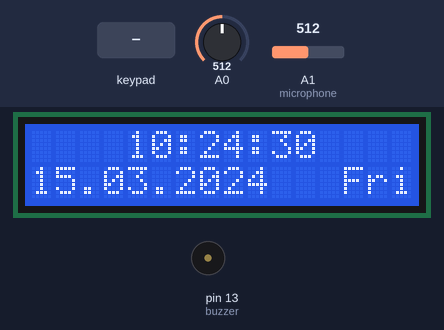
Recording of a sketch running on a simulated Arduino Uno, built with avr-gcc and run on an emulated ATmega328P. On the bench: 16×2 character LCD, buzzer (waves = sounding). The test bench sets the inputs (shaded band); at power-on: A0 = 512, A1 (microphone) = 512. The local clock reads 2024-03-15 10:24:30 at power-on unless the sketch sets it; what the sketch prints to the serial monitor is not drawn.

Above: at 1.06 s.
1.3 s: keypad keys 8 7 6 5 * pressed 0.4 s apart
At 5.0 s:
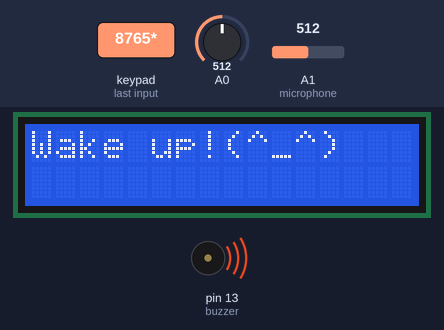
5.2 s: key '#' pressed
At 5.58 s:
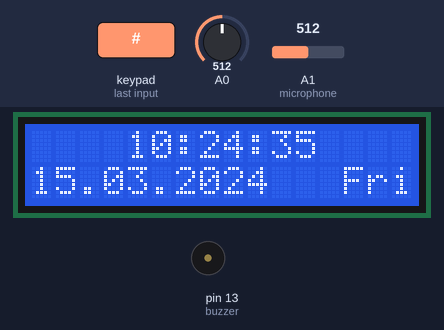
8.2 s: A0 set to 485
At 8.44 s:
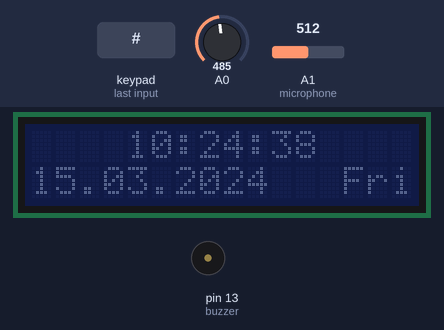
10.4 s: A1 (microphone) set to 1023
13.4 s: keypad keys 1 3 9 7 # pressed 0.4 s apart
At 15.77 s:
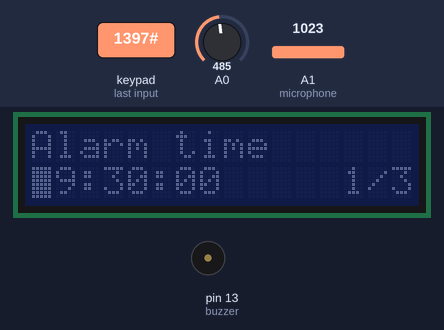
17.1 s: A0 set to 511
At 18.6 s:
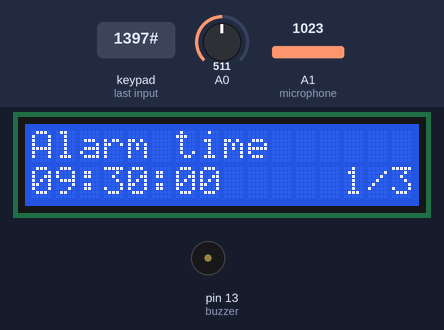
Timing chart, 0 to 20.1 s (numbered marks = the images above; inputs shaded):
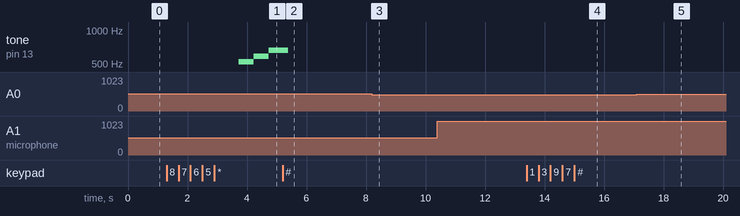

The sketch:

Final_project_106062314.ino
```cpp
#include <Wire.h>
#include <Keypad.h>
#include <LiquidCrystal_I2C.h>
#include <Arduino_FreeRTOS.h>
#include "DS1302.h"
#define KEY_ROWS 4
#define KEY_COLS 4
#define CLOCK 0
#define SETTING 1
#define RINGING 2
#define buzzer 13
#define microphone A1
#define C 523
#define D 587
#define E 659
#define F 698
#define G 783
#define A 880
#define B 987

/* Init DS1302 */
DS1302 rtc(4, 3, 2);

/* Init LCD */
LiquidCrystal_I2C lcd(0x3F, 16, 2);

/* Init Keypad */
char keymap[KEY_ROWS][KEY_COLS] = {
  {'1', '2', '3', 'A'},
  {'4', '5', '6', 'B'},
  {'7', '8', '9', 'C'},
  {'*', '0', '#', 'D'}
};
byte colPins[KEY_COLS] = {8, 7, 6, 5};
byte rowPins[KEY_ROWS] = {12, 11, 10, 9};

Keypad myKeypad = Keypad(makeKeymap(keymap), rowPins, colPins, KEY_ROWS, KEY_COLS);

/* Global Variables */
char WeekdayStr[10] = "";
char DateStr[11] = "";
char TimeStr[10] = "";
char key;
int index = 0;
int page = 0;
bool isMasking = false;
long currentMillis = 0;
long alarmMillis = 0;
int state = CLOCK;
int volume = 0;
int brightness = 0;
char *msg = "Alarm time";
char alarmTimeStr[9] = "09:30:00";
const char maximumTime[9] = "29:59:59";
const byte whiteblock[8] = {B11111, B11111, B11111, B11111, B11111, B11111, B11111, B11111};
const byte hollowblock[8] = {B11111, B10001, B10001, B10001, B10001, B10001, B10001, B11111};
const int music[16] = {C, D, E, F, G, G, A, F, E, E, D, D, C, C, C, C};
int i;

/* Define tasks */
void ControlTask(void);
void DisplayTask(void);
void BuzzerTask(void);

void setup() {
  Serial.begin(9600);
  rtc.halt(false);
  pinMode(buzzer, OUTPUT);
  pinMode(microphone, INPUT);
  lcd.init();
  lcd.backlight();
  lcd.createChar(0, whiteblock);
  lcd.createChar(1, hollowblock);
  /* Set up tasks to run independently */
  xTaskCreate(ControlTask, (const portCHAR *)"CONTROL", 110, NULL, 1, NULL);
  xTaskCreate(DisplayTask, (const portCHAR *)"DISPLAY", 120, NULL, 1, NULL);
  xTaskCreate(BuzzerTask, (const portCHAR *)"BUZZER", 45, NULL, 1, NULL);
}

void loop() {}

void ControlTask() {
  /* Handle all inputs(sensors) */
  for (;;) {
    vTaskDelay(10);
    /* Photo Resistor */
    brightness = analogRead(A0) / 100;
    if (brightness >= 5) lcd.backlight();
    else lcd.noBacklight();
    /* Microphone */
    volume = analogRead(microphone) / 12;
    Serial.println(analogRead(microphone));
    /* Keypad */
    key = myKeypad.getKey();
    switch (state) {
      case CLOCK:
        strcpy(WeekdayStr, rtc.getDOWStr());
        strcpy(DateStr, rtc.getDateStr());
        strcpy(TimeStr, rtc.getTimeStr());
        if (key == '#') {
          state = SETTING;
        }
        if (strcmp(TimeStr, alarmTimeStr) == 0 || key == '*') {
          state = RINGING;
          alarmMillis = millis();
        }
        break;
      case SETTING:
        if (millis() > currentMillis) {
          isMasking = !isMasking;
          if (isMasking) currentMillis = millis() + 800;
          else currentMillis = millis() + 800;
        }
        if (key) {
          if (key == 'B') {
            // Next page
            page = (page + 2) % 3;
            if (page == 0) msg = "Alarm time";
            else if (page == 1) msg = "Volume";
            else if (page == 2) msg = "Brightness";
          }
          else if (key == 'C') {
            // Previous page
            page = (page + 1) % 3;
            if (page == 0) msg = "Alarm time";
            else if (page == 1) msg = "Volume";
            else if (page == 2) msg = "Brightness";
          }
          if (page == 0) {
            if (key == '2') {
              alarmTimeStr[index] = (alarmTimeStr[index] == maximumTime[index]) ? '0' : alarmTimeStr[index] + 1;
            }
            else if (key == '8') {
              alarmTimeStr[index] = (alarmTimeStr[index] == '0') ? maximumTime[index] : alarmTimeStr[index] - 1;
            }
            else if (key == '4' && index > 0) {
              if (index == 3 || index == 6) index -= 2;
              else index--;
              isMasking = true;
              currentMillis = millis() + 800;
            }
            else if (key == '6' && index < 7) {
              if (index == 1 || index == 4) index += 2;
              else index++;
              isMasking = true;
              currentMillis = millis() + 800;
            }
          }
        }
        if (key == '#') {
          state = CLOCK;
        }
        break;
      case RINGING:
        if (key == '#') {
          state = CLOCK;
        }
        break;
    }
  }
}
void DisplayTask() {
  for (;;) {
    vTaskDelay(10);
    switch (state) {
      case CLOCK:
        lcd.clear();
        lcd.setCursor(0, 1);
        lcd.print(DateStr);
        lcd.setCursor(13, 1);
        lcd.print(WeekdayStr);
        lcd.setCursor(4, 0);
        lcd.print(TimeStr);
        break;
      case SETTING:
        lcd.clear();
        lcd.setCursor(0, 0);
        lcd.print(msg);
        lcd.setCursor(0, 1);
        if (page == 0) lcd.print(alarmTimeStr);
        else if (page == 1) {
          for (int i = 0; i < 10; i++) {
            if (i < volume) lcd.write(0);
            else lcd.write(1);
          }
        }
        else if (page == 2) {
          for (int i = 0; i < 10; i++) {
            if (i < brightness) lcd.write(0);
            else lcd.write(1);
          }
        }
        if (page == 0 && isMasking) {
          lcd.setCursor(index, 1);
          lcd.write(0);
        }
        lcd.setCursor(13, 1);
        lcd.print(page + 1);
        lcd.print("/3");
        break;
      case RINGING:
        lcd.clear();
        lcd.setCursor(0, 0);
        lcd.print("Wake up!(^_^)");
        break;
    }
  }
}
void BuzzerTask() {
  for (;;) {
    vTaskDelay(10);
    noTone(buzzer);
    i = 0;
    if(volume > 5) {
      while(i < 16 && state == RINGING){
        if (millis() > alarmMillis + 500){
          tone(buzzer, music[i++]);
          alarmMillis = millis();
        }
      }
    } else {
      while(i < 16 && state == RINGING){
        if (millis() > alarmMillis + 500){
          tone(buzzer, music[i++] / 2);
          alarmMillis = millis();
        }
      }
    }
  }
}
```

Measured:
- the behaviour switches between 500 and 499 on A0 (found by bisection; images 2 and 3)
- after the input at 1.3 s, tone on pin 13 (buzzer): silent → 523 Hz after 2.4 s, → 587 Hz 0.51 s later, → 659 Hz 0.50 s later; the display: first differs from a run without the input after 2.0 s (image 1)
- after the input at 5.2 s, the display: first changes after 0.19 s (image 2 shows a later state)
- after the input at 8.2 s, the display: changes after 0.07 s (image 3)
- after the input at 13.4 s, the display: first differs from a run without the input after 2.0 s (image 4 shows a later state)
- after the input at 17.1 s, the display: first differs from a run without the input after 0.09 s (image 5)
- what the display in image 5 shows lasts 0.5 s, from 18.3 s to 18.8 s
